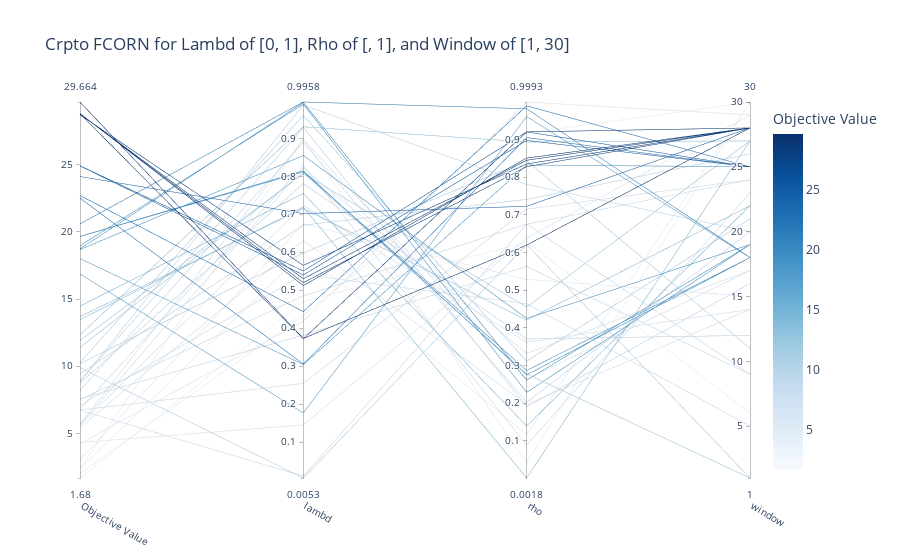

Here is the notebook cell this chart was saved with:
### Code cell
fig = optuna.visualization.plot_parallel_coordinate(study)
fig.update_layout(title_text="Crpto FCORN for Lambd of [0, 1], Rho of [, 1], and Window of [1, 30]", yaxis_title_text="Relative Returns")
display(fig)
